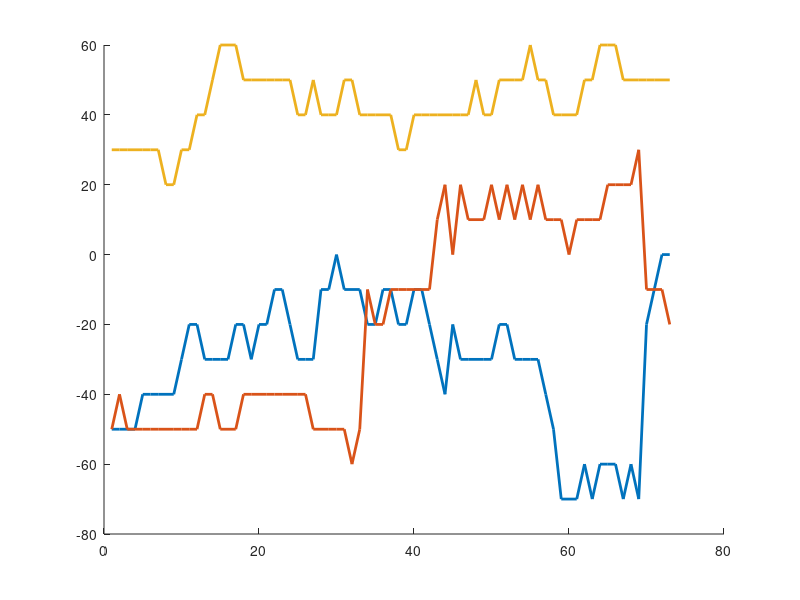

Recreate this plot in MATLAB.
%% preprocess map data

clear all
close all

load('matlab_imported.mat')

avg_vals = zeros(73,4);
counts = zeros(73,1);
for i = 1:size(posx,1)
    avg_vals(posx(i),1) = avg_vals(posx(i),1) + mx(i);
    avg_vals(posx(i),2) = avg_vals(posx(i),2) + my(i);
    avg_vals(posx(i),3) = avg_vals(posx(i),3) + mz(i);
    avg_vals(posx(i),4) = avg_vals(posx(i),4) + mag(i);
    counts(posx(i)) = counts(posx(i)) + 1;
end

for i = 1:size(avg_vals,1)
    avg_vals(i,:) = avg_vals(i,:) ./ counts(i);
end

avg_vals = round(avg_vals/10) * 10;
x = 1:73;
figure(1);
hold on
plot(x,avg_vals(:,1),'LineWidth',2);
plot(x,avg_vals(:,2),'LineWidth',2);
plot(x,avg_vals(:,3),'LineWidth',2);

csvwrite('1d_map.csv',avg_vals);